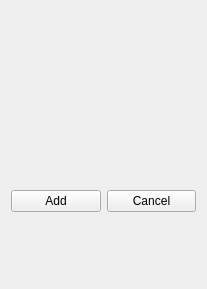
<?xml version="1.0" encoding="UTF-8"?>
<ui version="4.0">
 <class>Annotation</class>
 <widget class="QDialog" name="Annotation">
  <property name="geometry">
   <rect>
    <x>0</x>
    <y>0</y>
    <width>207</width>
    <height>289</height>
   </rect>
  </property>
  <property name="windowTitle">
   <string>Form</string>
  </property>
  <layout class="QVBoxLayout" name="verticalLayout_2">
   <item>
    <widget class="QStackedWidget" name="stackedWidget">
     <property name="currentIndex">
      <number>1</number>
     </property>
     <widget class="QWidget" name="AddText_page">
      <layout class="QVBoxLayout" name="verticalLayout">
       <item>
        <widget class="QLabel" name="label">
         <property name="text">
          <string>Add Text:</string>
         </property>
        </widget>
       </item>
       <item>
        <layout class="QGridLayout" name="gridLayout">
         <item row="1" column="1">
          <widget class="QComboBox" name="cb_font"/>
         </item>
         <item row="1" column="0">
          <widget class="QLabel" name="label_3">
           <property name="text">
            <string>Font:</string>
           </property>
          </widget>
         </item>
         <item row="2" column="1">
          <widget class="QSpinBox" name="sb_InputFontSize">
           <property name="maximum">
            <number>32</number>
           </property>
           <property name="value">
            <number>12</number>
           </property>
          </widget>
         </item>
         <item row="3" column="0">
          <widget class="QLabel" name="label_5">
           <property name="text">
            <string>Font Color:</string>
           </property>
          </widget>
         </item>
         <item row="3" column="1">
          <widget class="QPushButton" name="pb_fontColor">
           <property name="text">
            <string/>
           </property>
          </widget>
         </item>
         <item row="0" column="1">
          <widget class="QLineEdit" name="le_InputText"/>
         </item>
         <item row="0" column="0">
          <widget class="QLabel" name="label_2">
           <property name="text">
            <string>Input Text:</string>
           </property>
          </widget>
         </item>
         <item row="2" column="0">
          <widget class="QLabel" name="label_4">
           <property name="text">
            <string>Font Size:</string>
           </property>
          </widget>
         </item>
         <item row="4" column="0">
          <widget class="QLabel" name="label_6">
           <property name="text">
            <string>Outline </string>
           </property>
          </widget>
         </item>
         <item row="4" column="1">
          <widget class="QPushButton" name="pb_outlineColor">
           <property name="text">
            <string/>
           </property>
          </widget>
         </item>
        </layout>
       </item>
      </layout>
     </widget>
     <widget class="QWidget" name="page_2"/>
    </widget>
   </item>
   <item>
    <layout class="QHBoxLayout" name="horizontalLayout">
     <item>
      <widget class="QPushButton" name="pb_Add">
       <property name="maximumSize">
        <size>
         <width>100</width>
         <height>16777215</height>
        </size>
       </property>
       <property name="text">
        <string>Add</string>
       </property>
      </widget>
     </item>
     <item>
      <widget class="QPushButton" name="pb_cancel">
       <property name="maximumSize">
        <size>
         <width>100</width>
         <height>16777215</height>
        </size>
       </property>
       <property name="text">
        <string>Cancel</string>
       </property>
      </widget>
     </item>
    </layout>
   </item>
   <item>
    <spacer name="verticalSpacer">
     <property name="orientation">
      <enum>Qt::Orientation::Vertical</enum>
     </property>
     <property name="sizeHint" stdset="0">
      <size>
       <width>20</width>
       <height>40</height>
      </size>
     </property>
    </spacer>
   </item>
  </layout>
 </widget>
 <resources/>
 <connections/>
</ui>
